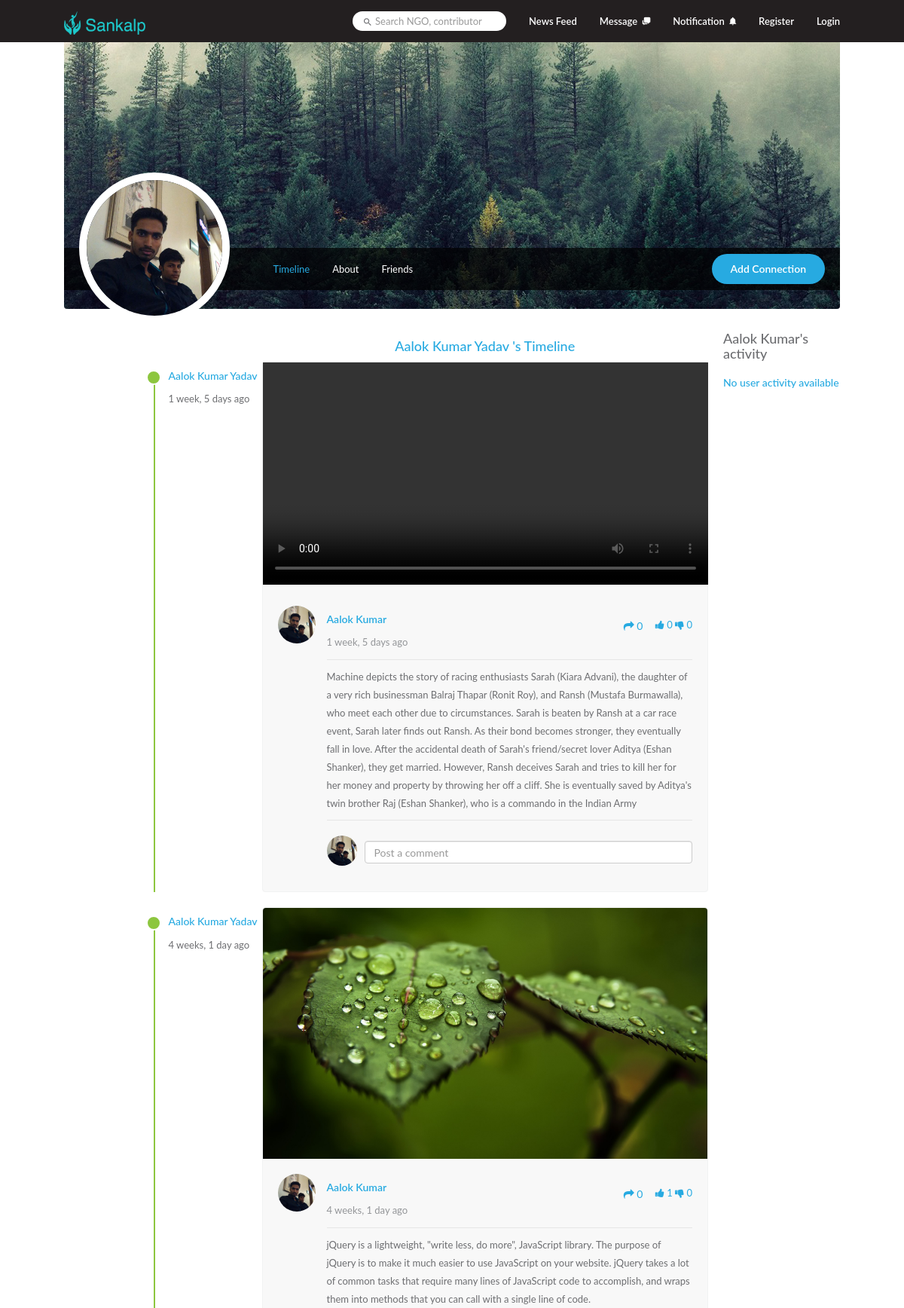
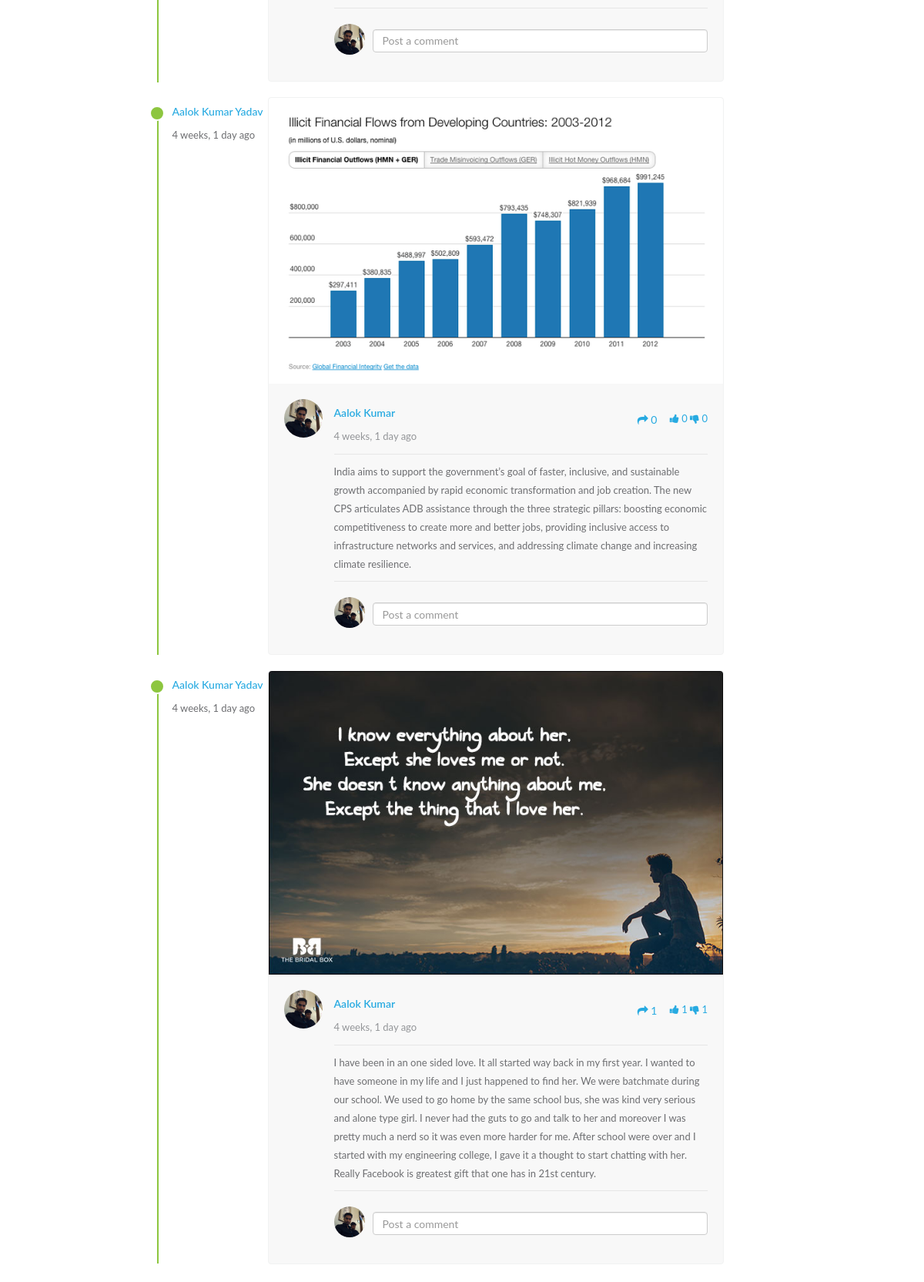
Page /social_media/timeline/alokyadav495 (upper part) on the committed database (2 pictures, top to bottom).
### contributor_app/models.py (models this page shows, shortened)
class Contributor(models.Model):
    user = models.OneToOneField(User, on_delete=models.CASCADE)
    profile_image = models.ImageField(default='/media/profile/default.jpg', null=True)
    profile_bio = models.CharField(max_length=1000, default=None, null=True)
    gender = models.CharField(max_length=50, null=True)
    dob = models.DateField(default=None, null=True)
    phone_number = models.IntegerField(default=0, null=True)
    city = models.CharField(max_length=300, null=True)
    state = models.CharField(max_length=150, null=True)
    country = models.CharField(max_length=100, null=True)
    contribution_domain = models.CharField(max_length=100, null=True)
    occupation = models.CharField(max_length=200, null=True)
    created = models.DateTimeField(auto_now_add=True, auto_now=False)
    updated = models.DateTimeField(auto_now_add=False, auto_now=True)

### social_media/models.py (models this page shows, shortened)
class Post(models.Model):
    post_id = models.CharField(unique=True, null=False, max_length=500)
    posted_by = models.ForeignKey(Contributor or NGO, default=None, null=False,  on_delete=models.CASCADE)
    post_title = models.CharField(max_length=300, null=True)
    post_description = models.CharField(max_length=1000, null=True)
    post_image = models.ImageField(default=None, null=True)
    post_video = models.FileField(default=None, null=True)
    post_other_file = models.FileField(default=None, null=True)
    like_count = models.IntegerField(default=0, null=True)
    dislike_count = models.IntegerField(default=0, null=True)
    comment_count = models.IntegerField(default=0, null=True)
    share_count = models.IntegerField(default=0, null=True)
    is_sharable = models.BooleanField(default=True, null=True)
    visible = models.BooleanField(default=True, null=True)
    is_shared_post = models.CharField(max_length=100, default=None, null=True)
    original_posted_by = models.ForeignKey(User, default=None, null=True,  on_delete=models.CASCADE)
    created = models.DateTimeField(auto_now_add=True, auto_now=False)
    updated = models.DateTimeField(auto_now_add=False, auto_now=True)

### social_media/views.py (the view, shortened to what this page needs)
# urls.py: url(r'^timeline/(?P<user_id>.+)$', views.UserTimeline.as_view(), name='user_timeline'),
class UserTimeline(View):
    def get(self, request, user_id):
        timeline_context = social_helper.get_timeline_context(request, user_id)
        return render(request, 'timeline.html', timeline_context)

### social_media/social_media_helpers.py (called while the page is built)
def get_timeline_context(request, user_id):
    first_name, user_name = get_request_user_info(request)
    if user_name == user_id:
        con_status = "edit"
    else:
        con_status = "connected"
    try:
        session_instance = Contributor.objects.get(user__username=user_id)
    except:
        session_instance = NGO.objects.get(user__username=user_id)
    user_post_list = Post.objects.filter(posted_by__user__username=user_id).order_by('-updated')
    timeline_context = {
        'username': user_name, 'user_info': {'first_name': first_name,
                                           }, 'timeline_section': 'home',
        'con_status': con_status, 'user_activity': 'None',
        'user_data': session_instance, 'user_post_list': user_post_list}
    return timeline_context

def get_request_user_info(request):
    first_name = None
    username = None
    try:
        first_name = request.session['first_name']
        username = request.session['username']
    except Exception as e:
        print(e)
    return first_name, username

### social_media/templates/timeline.html (shortened to what this page needs)
{% include 'social_media_base.html' %}
{% load static %}
{% block body %}
<div class="container">
    <div class="timeline">
        <div class="timeline-cover">
            <div class="timeline-nav-bar hidden-sm hidden-xs">
                <div class="row">
                    <div class="col-md-3">
                        <div class="profile-info">
                            <a href="{% url 'user_timeline' user_id=user_data.user.username %}">
                                <img id="profile_pic_id" src="{{ user_data.profile_image}}" alt=""
                                     class="img-responsive profile-photo"/></a>
                        </div>
                    </div>
                    <div class="col-md-9">
                        <ul class="list-inline profile-menu">
                            <li><a href="{% url 'user_timeline' user_id=user_data.user.username %}" class="active">Timeline</a></li>
                            <li><a href="{% url 'user_timeline_about' user_id=user_data.user.username %}">About</a></li>
                            <li><a href="{% url 'connected_ngo_people' user_id=user_data.user.username %}">Friends</a></li>
                        </ul>
                        <ul class="follow-me list-inline">
                            {% if con_status == 'edit' %}
                            <li>
                                <a class="btn btn-primary" href="{% url 'edit_profile' %}">Edit Profile</a>
                            </li>
                            {% else %}
                            <li>
                                <button class="btn-primary">Add Connection</button>
                            </li>
                            {% endif %}
                        </ul>
                    </div>
                </div>
            </div>
        </div>
        <div id="page-contents">
            <div class="row">
                <div class="col-md-3"></div>
                {% if timeline_section == 'home' %}
                {% include 'timeline_post.html' %}
                {% elif timeline_section == 'about' %}
                {% include 'timeline_about.html' %}
                {% elif timeline_section == 'connected_people' %}
                {% include 'connected_ngo_people.html' %}
                {% endif %}
                <div class="col-md-2 static">
                    <div id="sticky-sidebar">
                        <h4 class="grey">{{user_data.user.first_name}}'s activity</h4>
                        <h5>No user activity available</h5>
                    </div>
                </div>
            </div>
        </div>
    </div>
</div>
{% endblock %}

### social_media/templates/timeline_post.html (shortened to what this page needs)
{% load static %}
{% load humanize %}
<div class="col-md-7">
    {% if user_post_list %}
    <center><h4>{{user_data.user.first_name}} {{user_data.user.last_name}} 's Timeline</h4></center>
    {% else %}
        <center><h4>{{user_data.user.first_name}} {{user_data.user.last_name}} Haven't Posted Anything <i class="em em-blush"></i> </h4></center>
    {% endif %}
    {% for user_post in user_post_list %}
    <div class="post-content">
        <div class="post-date hidden-xs hidden-sm">
            <h5>{{user_data.user.first_name}} {{user_data.user.last_name}}</h5>
            <p class="text-grey">{{user_post.updated | naturaltime}}</p>
        </div>
        {% if user_post.post_image %}
        <img src="{{ user_post.post_image}}" alt="post-image"
             class="img-responsive post-image"/>
        {% endif %}
        {% if user_post.post_video %}
        <div class="video-wrapper">
            <video class="post-video" controls="">
                <source src="{{user_post.post_video}}" type="video/mp4">
            </video>
        </div>
        {% endif %}
        <div class="post-container">
            <img src="{{user_post.posted_by.profile_image}}" alt="user"
                 class="profile-photo-md pull-left"/>
            <div class="post-detail">
                <div class="user-info">
                    <h5><a href="timeline.html"
                           class="profile-link">{{user_post.posted_by.user.first_name}}</a></h5>
                    <p class="text-muted">{{user_post.updated | naturaltime}}</p>
                </div>
                <div class="reaction">
                    <a class="btn text-blue"><i class="fa fa-share"></i>
                        {{user_post.dislike_count}}</a>
                    <a class=""><i class="like_post fa fa-thumbs-up"></i> {{user_post.like_count}} </a>
                    <a class=""><i class="like_post fa fa-thumbs-down"></i>
                         {{user_post.dislike_count}}</a>
                </div>
                <div class="line-divider"></div>
                <div class="post-text">
                    <p>{{user_post.post_description}}</p>
                </div>
                <div class="line-divider"></div>
                <div class="post-comment">
                    <img src="{{ user_data.profile_image}}" alt=""
                         class="profile-photo-sm"/>
                    <input type="text" class="form-control" placeholder="Post a comment">
                </div>
            </div>
        </div>
    </div>
    {% endfor %}
</div>

### static/social_media/css/style.css (style rules this page uses)
html, body { height: 100%; width: 100%; }
body { font-family: 'Lato', sans-serif; line-height: 26px; color: #6d6e71; font-size: 13px; }
h1, h2, h3, h4, h5, h6 { color: #27aae1; }
h1.grey, h2.grey, h3.grey, h4.grey, h5.grey, h6.grey { color: #6d6e71; margin: 0 auto 20px; }
.profile-link { font-weight: 600; }
.text-muted { color: #939598; }
a { color: #27aae1; }
a, a:active, a:focus { outline: none; }
.container { max-width: 1050px; }
#page-contents { padding: 30px 0 50px; }
.btn-primary { background: #27aae1; padding: 7px 25px; border: none; font-size: 14px; border-radius: 4px; color: #fff; position: relative; font-weight: 600; outline: none; border-radius: 30px; }
img.profile-photo { height: 58px; width: 58px; border-radius: 50%; }
img.profile-photo-md { height: 50px; width: 50px; border-radius: 50%; }
img.profile-photo-sm { height: 40px; width: 40px; border-radius: 50%; }
.video-wrapper { position: relative; }
ul { padding-left: 15px; }
ul li { list-style-image: url("../images/bullet.png"); }
.line-divider { background: none; height: 1px; border-top: 1px solid #e6e6e6; width: 100%; margin: auto; margin-bottom: 10px; }
.static { position: static; }
.form-control { background: #fff !important; border: 1px solid #f1f2f2; box-shadow: none; border-radius: 4px; color: #939598; width: 100% !important; }
.post-content { background: #f8f8f8; border-radius: 4px; width: 100%; border: 1px solid #f1f2f2; margin-bottom: 20px; overflow: hidden; position: relative; }
.post-content img.post-image, video.post-video, .google-maps { width: 100%; height: auto; }
.post-content .post-container { padding: 20px; }
.post-content .post-container .post-detail { margin-left: 65px; position: relative; }
.post-content .post-container .post-detail .post-text { line-height: 24px; margin: 0; }
.post-content .post-container .post-detail .reaction { position: absolute; right: 0; top: 0; }
.post-content .post-container .post-detail .post-comment { display: inline-flex; margin: 10px auto; width: 100%; }
.post-content .post-container .post-detail .post-comment img.profile-photo-sm { margin-right: 10px; }
.post-content .post-container .post-detail .post-comment .form-control { height: 30px; border: 1px solid #ccc; box-shadow: inset 0 1px 1px rgba(0,0,0,.075); margin: 7px 0; min-width: 0; }
.media .media-grid img.post-image, video { width: 100%; cursor: pointer; }
.timeline-cover { background: url("../images/cover-1.jpg") no-repeat; background-position: center; background-size: cover; min-height: 360px; border-radius: 0 0 4px 4px; position: relative; }
.timeline-cover .timeline-nav-bar { background: rgba(0,0,0, .7); width: 100%; position: absolute; bottom: 25px; }
.timeline-cover .timeline-nav-bar .profile-info { position: absolute; text-align: center; padding: 0 20px; top: -100px; z-index: 999; }
.timeline-cover .timeline-nav-bar .profile-info img.profile-photo { height: 200px; width: 200px; border-radius: 50%; border: 10px solid #fff; }
.timeline-cover .timeline-nav-bar ul.profile-menu { margin: 0; display: table; }
.timeline-cover .timeline-nav-bar .profile-menu li { display: table-cell; vertical-align: middle; padding: 15px 0; }
.timeline-cover .timeline-nav-bar .profile-menu li a { color: #fff; padding: 15px; text-decoration: none; }
.timeline-cover .timeline-nav-bar .profile-menu li a.active { color: #27aae1; }
.timeline-cover .timeline-nav-bar ul.follow-me { margin: 0; position: absolute; right: 15px; top: 2px; }
.timeline-cover .timeline-nav-bar .follow-me li { padding: 6px 15px; color: #fff; }
.timeline .post-content { position: relative; overflow: visible; }
.timeline .post-content::before { content: ""; position: absolute; background: none; width: 1px; height: 98%; left: -145px; border-left: 2px solid #8dc63f; top: 15px; }
.timeline .post-content .post-date { position: absolute; margin-left: -125px; }
.timeline .post-content .post-date::before { content: ""; background: #8dc63f; position: absolute; width: 20px; height: 20px; border-radius: 10px; left: -30px; top: 10px; border: 2px solid #fff; }
.timeline .post-content img.post-image { border-radius: 4px 4px 0 0; }

### rows in the picture
Contributor: profile_image (picture), user.first_name "Aalok Kumar", user.last_name "Yadav"
Post: updated "1 week, 5 days ago", posted_by.profile_image (picture), posted_by.user.first_name "Aalok Kumar", dislike_count "0", like_count "0", post_description "Machine depicts the story of racing enthusiasts Sarah (Kiara Advani), the daughter of a very rich businessman Balraj Thapar (Ronit Roy), and Ransh (Mustafa Burmawalla), who meet each other due to circumstances. Sarah is beaten by Ransh at a car race event, Sarah later finds out Ransh. As their bond becomes stronger, they eventually fall in love. After the accidental death of Sarah's friend/secret lover Aditya (Eshan Shanker), they get married. However, Ransh deceives Sarah and tries to kill her for her money and property by throwing her off a cliff. She is eventually saved by Aditya's twin brother Raj (Eshan Shanker), who is a commando in the Indian Army", profile_image (picture)
Post: updated "4 weeks, 1 day ago", post_image (picture), posted_by.profile_image (picture), posted_by.user.first_name "Aalok Kumar", dislike_count "0", like_count "1", post_description "jQuery is a lightweight, \"write less, do more\", JavaScript library. The purpose of jQuery is to make it much easier to use JavaScript on your website. jQuery takes a lot of common tasks that require many lines of JavaScript code to accomplish, and wraps them into methods that you can call with a single line of code.", profile_image (picture)
Post: updated "4 weeks, 1 day ago", post_image (picture), posted_by.profile_image (picture), posted_by.user.first_name "Aalok Kumar", dislike_count "0", like_count "0", post_description "India aims to support the government’s goal of faster, inclusive, and sustainable growth accompanied by rapid economic transformation and job creation. The new CPS articulates ADB assistance through the three strategic pillars: boosting economic competitiveness to create more and better jobs, providing inclusive access to infrastructure networks and services, and addressing climate change and increasing climate resilience.", profile_image (picture)
Post: updated "4 weeks, 1 day ago", post_image (picture), posted_by.profile_image (picture), posted_by.user.first_name "Aalok Kumar", dislike_count "1", like_count "1", post_description "I have been in an one sided love. It all started way back in my first year. I wanted to have someone in my life and I just happened to find her. We were batchmate during our school. We used to go home by the same school bus, she was kind very serious and alone type girl. I never had the guts to go and talk to her and moreover I was pretty much a nerd so it was even more harder for me. After school were over and I started with my engineering college, I gave it a thought to start chatting with her. Really Facebook is greatest gift that one has in 21st century.", profile_image (picture)
